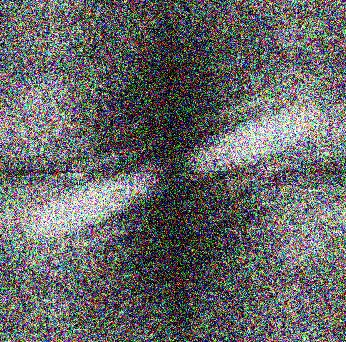
#> input picture noisy_image.jpg, 346 x 342 px
$ python -i layer.py   (imports and definitions only)   (older library calls are emulated)
#> lines starting #> are read from the running program, lines starting #| are printed output that depends on the picture
import tensorflow as tf
from PIL import Image
import cv2
import numpy as np

# [30 lines left out: function NonLocalBlock, not called in this run]

def edge(img):

    #高斯模糊,降低噪声
    img = np.array(img)
    blurred = cv2.GaussianBlur(img,(3,3),0)
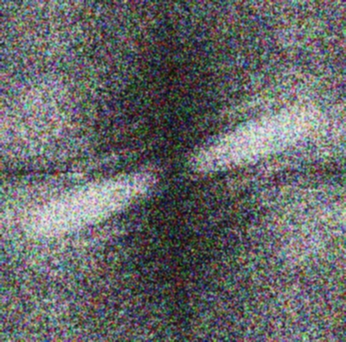
#> blurred: shape (342, 346, 3); mean R, G, B 101.8, 102.8, 103.2

    #灰度图像
    gray=cv2.cvtColor(blurred,cv2.COLOR_RGB2GRAY)
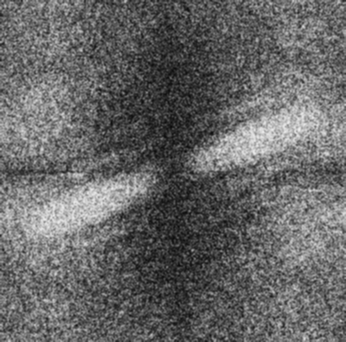
#> gray: shape (342, 346); min 10, max 239, mean 102.5

    #图像梯度
    xgrad=cv2.Sobel(gray,cv2.CV_16SC1,1,0)
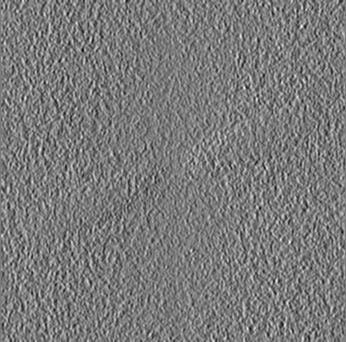
#> xgrad: shape (342, 346) int16; min -448, max 482, mean 0.1; drawn with min black and max white
    ygrad=cv2.Sobel(gray,cv2.CV_16SC1,0,1)
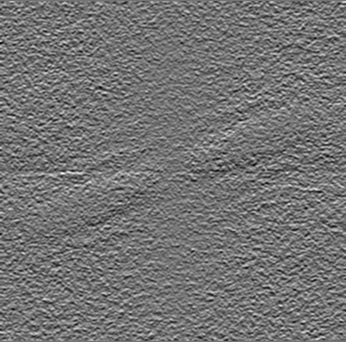
#> ygrad: shape (342, 346) int16; min -412, max 492, mean 0; drawn with min black and max white

    #计算边缘
    #50和150参数必须符合1：3或者1：2
    edge_output=cv2.Canny(xgrad,ygrad,50,150)
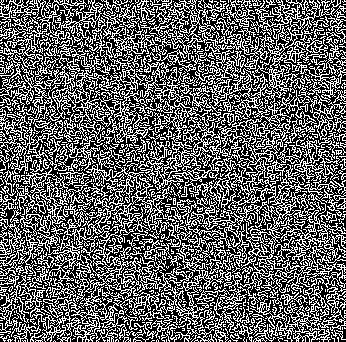
#> edge_output: shape (342, 346); 38.7% white in thin lines or dots

    dst = cv2.bitwise_and(img,img,mask=edge_output)
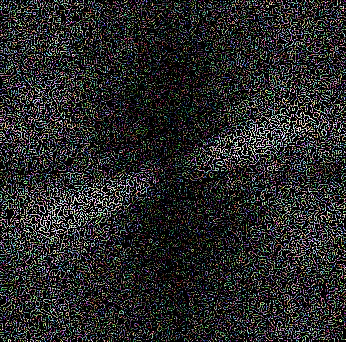
#> dst: shape (342, 346, 3); mean R, G, B 39.2, 39.8, 39.8
    return dst

def lrelu(x, trainbable=None):
    alpha = 0.2
    return tf.maximum(alpha * x, x)

# [355 lines left out: functions prelu, conv_layer, deconv_layer, max_pooling_layer, avg_pooling_layer, full_connection_layer and 11 more, not called in this run]

>>> import cv2
>>> picture = cv2.cvtColor(cv2.imread('../noisy_image.jpg'), cv2.COLOR_BGR2RGB)
>>> result = edge(picture)

$ run again, on fft_image.png
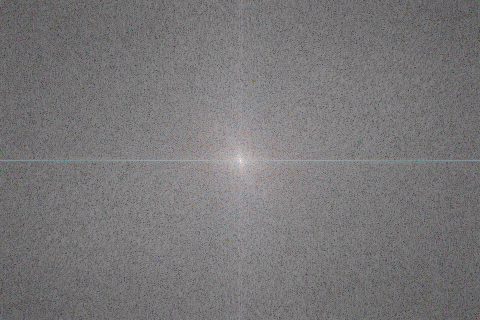
#> input picture fft_image.png, 480 x 320 px
#> in edge, `xgrad=cv2.Sobel(gray,cv2.CV_16SC1,1,0)`:
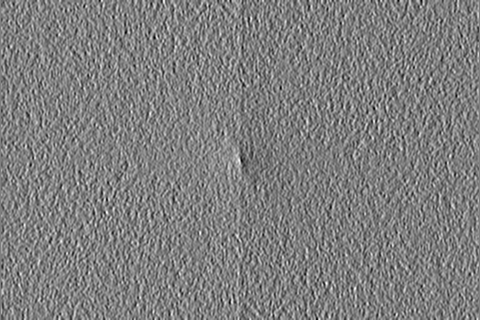
#> xgrad: shape (320, 480) int16; min -80, max 80, mean 0; drawn with min black and max white
#> in edge, `ygrad=cv2.Sobel(gray,cv2.CV_16SC1,0,1)`:
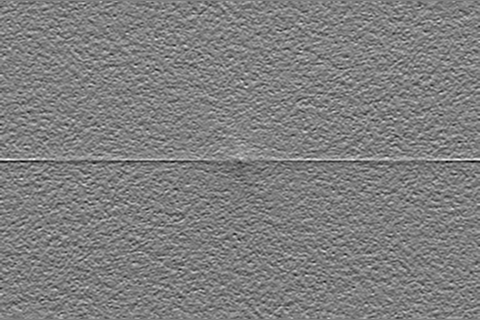
#> ygrad: shape (320, 480) int16; min -96, max 96, mean 0; drawn with min black and max white
#> edge_output: shape (320, 480); every value is 0
#> dst: shape (320, 480, 3); every value is 0
